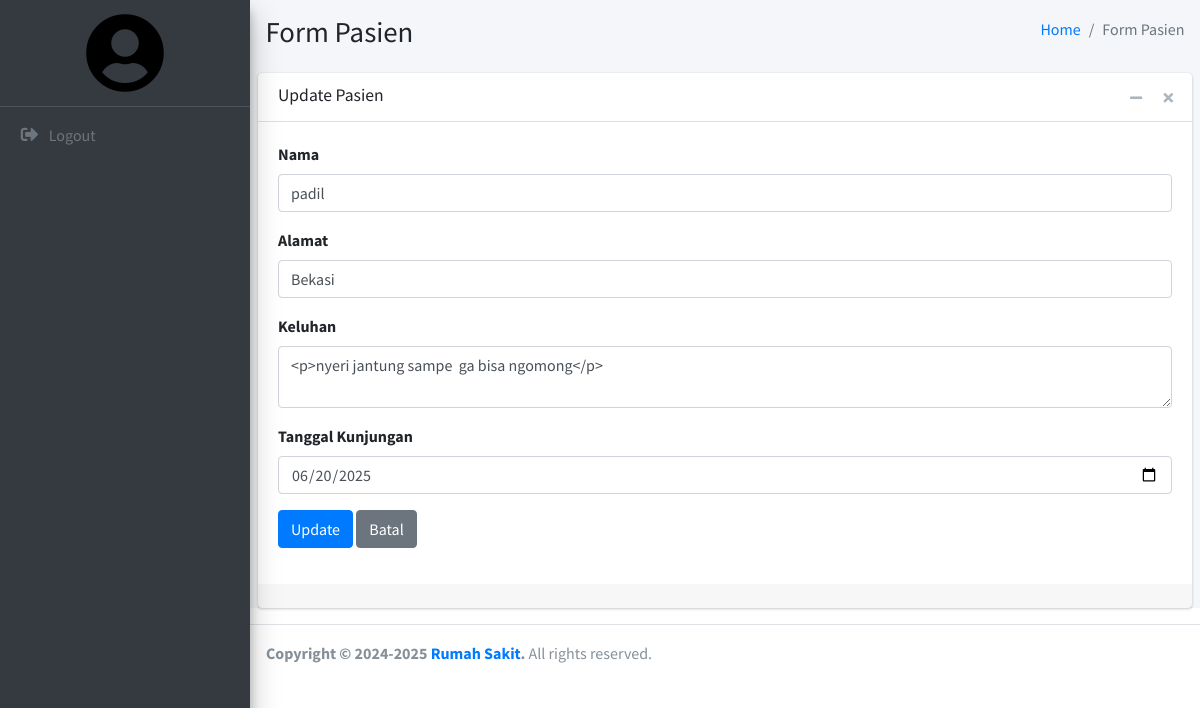
The app's page /pasien/edit/46 with its own data.
### tables this page shows
CREATE TABLE `pasien` (
  `idpasien` int(11) NOT NULL,
  `user_id` int(11) NOT NULL,
  `nama` varchar(56) NOT NULL,
  `kategori` varchar(58) NOT NULL,
  `dokter` varchar(100) NOT NULL,
  `tgl_lahir` varchar(56) NOT NULL,
  `alamat` varchar(56) NOT NULL,
  `no_tlpn` varchar(56) NOT NULL,
  `keluhan` varchar(56) NOT NULL,
  `tgl_kunjungan` date NOT NULL
);

### application/controllers/pasien.php (called while the page is built, shortened)
<?php
class Pasien extends CI_Controller {
    public function __construct() {
        $this->load->model('Pasien_model');
        $this->load->model('Dokter_model');
        $this->load->model('Kategori_model');
        $this->load->library('session');
    }
    public function edit($id) {
        $data['pasien'] = $this->Pasien_model->get_pasien_by_id($id);
        $data['dokter_pasien'] = $this->Dokter_model->get_all();
        $this->load->view('templates/header');
        $this->load->view('pasien/edit_pasien', $data);
        $this->load->view('templates/footer');
    }
}

### index.php (called while the page is built, shortened)
<?php
require_once BASEPATH.'core/CodeIgniter.php';

### application/models/Pasien_model.php (called while the page is built, shortened)
<?php
class Pasien_model extends CI_Model {
    public function get_pasien_by_id($idpasien){
        return $this->db->get_where('pasien', ['idpasien' => $idpasien])->row_array();
    }
}

### application/views/pasien/edit_pasien.php (the view)
<div class="content-wrapper">
    <section class="content-header">
        <div class="container-fluid">
            <div class="row mb-2">
                <div class="col-sm-6">
                    <h1>Form Pasien</h1>
                </div>
                <div class="col-sm-6">
                    <ol class="breadcrumb float-sm-right">
                        <li class="breadcrumb-item"><a href="#">Home</a></li>
                        <li class="breadcrumb-item active">Form Pasien</li>
                    </ol>
                </div>
            </div>
        </div>
    </section>
    <section class="content">
        <div class="card">
            <div class="card-header">
                <h3 class="card-title">Update Pasien</h3>
                <div class="card-tools">
                    <button type="button" class="btn btn-tool" data-card-widget="collapse" title="Collapse">
                        <i class="fas fa-minus"></i>
                    </button>
                    <button type="button" class="btn btn-tool" data-card-widget="remove" title="Remove">
                        <i class="fas fa-times"></i>
                    </button>
                </div>
            </div>
            <div class="card-body">
                <form action="<?= base_url('pasien/update/' . $pasien['idpasien']); ?>" method="POST">
                    <div class="form-group">
                        <label for="nama">Nama</label>
                        <input type="text" class="form-control" name="nama" id="nama" value="<?= $pasien['nama']; ?>" required>
                    </div>
                    <div class="form-group">
                        <label for="alamat">Alamat</label>
                        <input type="text" class="form-control" name="alamat" id="alamat" value="<?= $pasien['alamat']; ?>" required>
                    </div>
                    <div class="form-group">
                        <label for="keluhan">Keluhan</label>
                        <textarea class="form-control summernote" name="keluhan" id="keluhan" required><?= $pasien['keluhan']; ?></textarea>
                    </div>
                    <div class="form-group">
                        <label for="tgl_kunjungan">Tanggal Kunjungan</label>
                        <input type="date" class="form-control" name="tgl_kunjungan" id="tgl_kunjungan" value="<?= $pasien['tgl_kunjungan']; ?>" required>
                    </div>
                    <div class="form-group">
                        <button type="submit" class="btn btn-primary">Update</button>
                        <a href="<?= base_url('pasien'); ?>" class="btn btn-secondary">Batal</a>
                    </div>
                </form>
            </div>
            <div class="card-footer">
            </div>
        </div>
    </section>
</div>

### records on screen
pasien: nama "padil", alamat "Bekasi", keluhan "<p>nyeri jantung sampe ga bisa ngomong</p>", tgl_kunjungan "06/20/2025"
